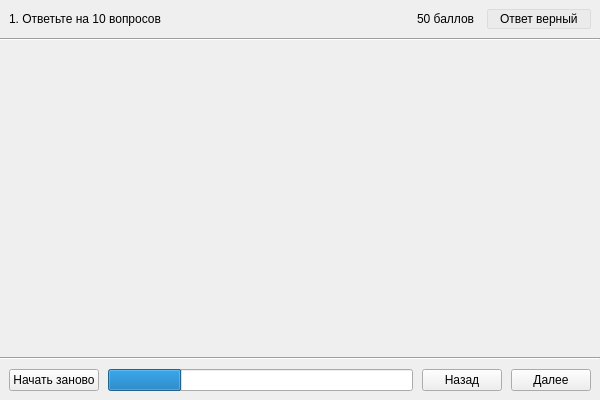
<?xml version="1.0" encoding="UTF-8"?>
<ui version="4.0">
 <class>MainWindow</class>
 <widget class="QMainWindow" name="MainWindow">
  <property name="geometry">
   <rect>
    <x>0</x>
    <y>0</y>
    <width>600</width>
    <height>400</height>
   </rect>
  </property>
  <property name="minimumSize">
   <size>
    <width>600</width>
    <height>400</height>
   </size>
  </property>
  <property name="windowTitle">
   <string>MainWindow</string>
  </property>
  <widget class="QWidget" name="centralWidget">
   <property name="enabled">
    <bool>true</bool>
   </property>
   <property name="sizePolicy">
    <sizepolicy hsizetype="Preferred" vsizetype="Expanding">
     <horstretch>0</horstretch>
     <verstretch>0</verstretch>
    </sizepolicy>
   </property>
   <layout class="QGridLayout" name="gridLayout">
    <property name="leftMargin">
     <number>0</number>
    </property>
    <property name="topMargin">
     <number>0</number>
    </property>
    <property name="rightMargin">
     <number>0</number>
    </property>
    <property name="bottomMargin">
     <number>0</number>
    </property>
    <item row="0" column="0">
     <layout class="QVBoxLayout" name="verticalLayout">
      <property name="spacing">
       <number>0</number>
      </property>
      <item>
       <layout class="QHBoxLayout" name="toolbarLayout">
        <property name="spacing">
         <number>9</number>
        </property>
        <property name="sizeConstraint">
         <enum>QLayout::SetDefaultConstraint</enum>
        </property>
        <property name="leftMargin">
         <number>9</number>
        </property>
        <property name="topMargin">
         <number>9</number>
        </property>
        <property name="rightMargin">
         <number>9</number>
        </property>
        <property name="bottomMargin">
         <number>9</number>
        </property>
        <item>
         <widget class="QLabel" name="stepLabel">
          <property name="styleSheet">
           <string notr="true">font: 10pt &quot;MS Shell Dlg 2&quot;;</string>
          </property>
          <property name="text">
           <string>1. Ответьте на 10 вопросов</string>
          </property>
          <property name="alignment">
           <set>Qt::AlignLeading|Qt::AlignLeft|Qt::AlignVCenter</set>
          </property>
          <property name="wordWrap">
           <bool>true</bool>
          </property>
         </widget>
        </item>
        <item>
         <widget class="QLabel" name="scoreLabel">
          <property name="sizePolicy">
           <sizepolicy hsizetype="Fixed" vsizetype="Preferred">
            <horstretch>0</horstretch>
            <verstretch>0</verstretch>
           </sizepolicy>
          </property>
          <property name="styleSheet">
           <string notr="true">font: 75 10pt &quot;MS Shell Dlg 2&quot;;
padding: 3px 0px;</string>
          </property>
          <property name="text">
           <string>50 баллов</string>
          </property>
          <property name="textFormat">
           <enum>Qt::AutoText</enum>
          </property>
          <property name="scaledContents">
           <bool>false</bool>
          </property>
          <property name="alignment">
           <set>Qt::AlignLeading|Qt::AlignLeft|Qt::AlignVCenter</set>
          </property>
          <property name="margin">
           <number>0</number>
          </property>
         </widget>
        </item>
        <item>
         <widget class="QLabel" name="currentResultLabel">
          <property name="sizePolicy">
           <sizepolicy hsizetype="Fixed" vsizetype="Minimum">
            <horstretch>0</horstretch>
            <verstretch>0</verstretch>
           </sizepolicy>
          </property>
          <property name="styleSheet">
           <string notr="true">font: 75 10pt &quot;MS Shell Dlg 2&quot;;
padding: 2px 9px;
border: 1px solid  rgb(220, 220, 220);
border-radius: 2px;
background-color: rgb(235, 235, 235);</string>
          </property>
          <property name="text">
           <string>Ответ верный</string>
          </property>
          <property name="alignment">
           <set>Qt::AlignLeading|Qt::AlignLeft|Qt::AlignVCenter</set>
          </property>
         </widget>
        </item>
       </layout>
      </item>
      <item>
       <widget class="Line" name="separator1">
        <property name="orientation">
         <enum>Qt::Horizontal</enum>
        </property>
       </widget>
      </item>
      <item>
       <layout class="QVBoxLayout" name="contentWrapperLayout">
        <property name="leftMargin">
         <number>0</number>
        </property>
        <property name="topMargin">
         <number>0</number>
        </property>
        <property name="rightMargin">
         <number>0</number>
        </property>
        <property name="bottomMargin">
         <number>0</number>
        </property>
        <item>
         <widget class="QScrollArea" name="scrollArea">
          <property name="frameShape">
           <enum>QFrame::NoFrame</enum>
          </property>
          <property name="widgetResizable">
           <bool>true</bool>
          </property>
          <widget class="QWidget" name="scrollAreaWidgetContent">
           <property name="geometry">
            <rect>
             <x>0</x>
             <y>0</y>
             <width>596</width>
             <height>309</height>
            </rect>
           </property>
           <layout class="QGridLayout" name="gridLayout_2">
            <item row="0" column="0">
             <layout class="QVBoxLayout" name="contentLayout">
              <property name="leftMargin">
               <number>9</number>
              </property>
              <property name="rightMargin">
               <number>9</number>
              </property>
             </layout>
            </item>
           </layout>
          </widget>
         </widget>
        </item>
       </layout>
      </item>
      <item>
       <widget class="Line" name="separator2">
        <property name="orientation">
         <enum>Qt::Horizontal</enum>
        </property>
       </widget>
      </item>
      <item>
       <layout class="QHBoxLayout" name="statusLayout">
        <property name="spacing">
         <number>9</number>
        </property>
        <property name="leftMargin">
         <number>9</number>
        </property>
        <property name="topMargin">
         <number>9</number>
        </property>
        <property name="rightMargin">
         <number>9</number>
        </property>
        <property name="bottomMargin">
         <number>9</number>
        </property>
        <item>
         <widget class="QPushButton" name="resetButton">
          <property name="cursor">
           <cursorShape>PointingHandCursor</cursorShape>
          </property>
          <property name="styleSheet">
           <string notr="true">font: 8pt &quot;MS Shell Dlg 2&quot;;</string>
          </property>
          <property name="text">
           <string>Начать заново</string>
          </property>
          <property name="autoDefault">
           <bool>false</bool>
          </property>
          <property name="default">
           <bool>false</bool>
          </property>
          <property name="flat">
           <bool>false</bool>
          </property>
         </widget>
        </item>
        <item>
         <widget class="QProgressBar" name="progressBar">
          <property name="value">
           <number>24</number>
          </property>
          <property name="textVisible">
           <bool>false</bool>
          </property>
          <property name="orientation">
           <enum>Qt::Horizontal</enum>
          </property>
          <property name="textDirection">
           <enum>QProgressBar::TopToBottom</enum>
          </property>
          <property name="format">
           <string>%p%</string>
          </property>
         </widget>
        </item>
        <item>
         <widget class="QPushButton" name="backButton">
          <property name="cursor">
           <cursorShape>PointingHandCursor</cursorShape>
          </property>
          <property name="styleSheet">
           <string notr="true">font: 8pt &quot;MS Shell Dlg 2&quot;;</string>
          </property>
          <property name="text">
           <string>Назад</string>
          </property>
          <property name="autoDefault">
           <bool>false</bool>
          </property>
          <property name="default">
           <bool>false</bool>
          </property>
          <property name="flat">
           <bool>false</bool>
          </property>
         </widget>
        </item>
        <item>
         <widget class="QPushButton" name="nextButton">
          <property name="cursor">
           <cursorShape>PointingHandCursor</cursorShape>
          </property>
          <property name="styleSheet">
           <string notr="true">font: 8pt &quot;MS Shell Dlg 2&quot;;</string>
          </property>
          <property name="text">
           <string>Далее</string>
          </property>
         </widget>
        </item>
       </layout>
      </item>
     </layout>
    </item>
   </layout>
  </widget>
 </widget>
 <layoutdefault spacing="6" margin="11"/>
 <resources/>
 <connections/>
</ui>
